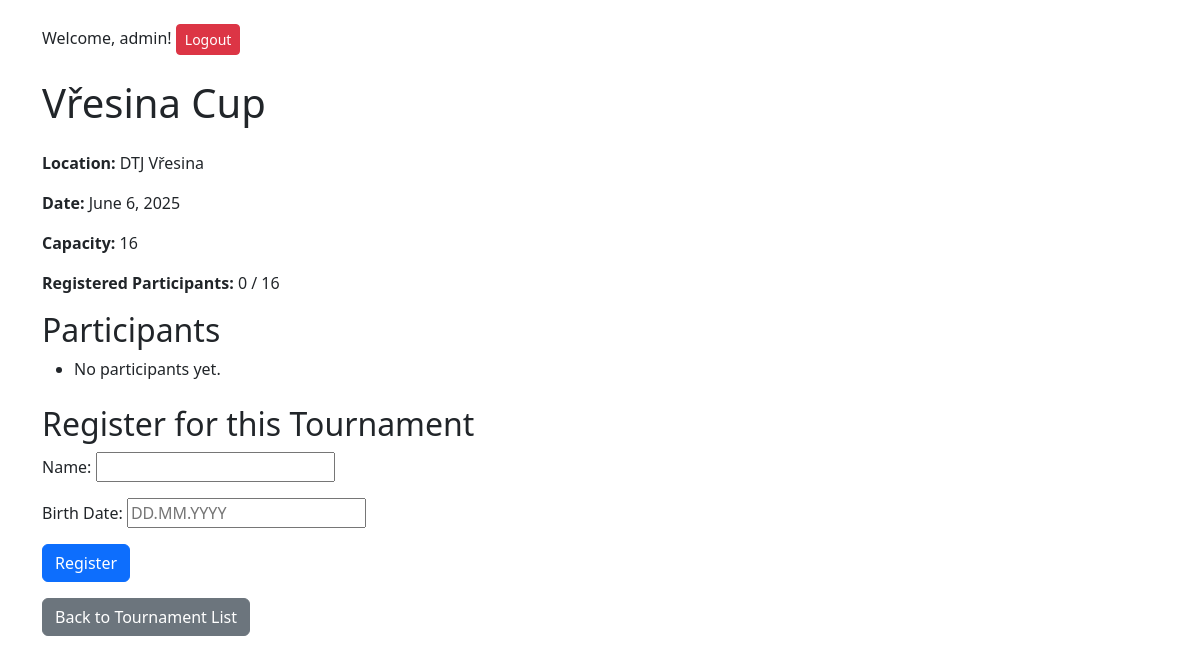
The app's page /locations/tournaments/2/ (signed in), older data.
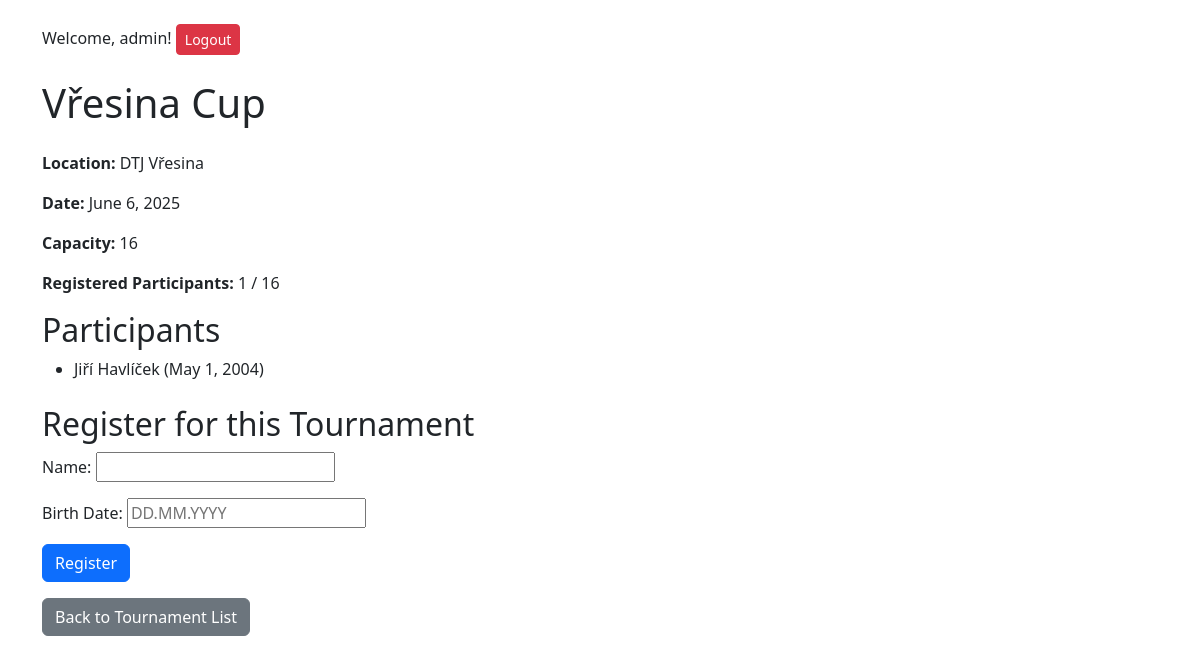
The same page, newer data.
### rezervace/models.py (models this page shows, shortened)
class Tournament(models.Model):
    location = models.ForeignKey(
        Location,
        on_delete=models.CASCADE,
        related_name="tournaments",
        verbose_name="Location"
    )
    name = models.CharField(max_length=100, verbose_name="Tournament Name")
    date = models.DateField(verbose_name="Date")
    capacity = models.PositiveIntegerField(verbose_name="Capacity")

class Location(models.Model):
    name = models.CharField(max_length=100, verbose_name="Name")
    address = models.CharField(max_length=255, verbose_name="Address")
    city = models.CharField(max_length=100, verbose_name="City")
    clay_courts = models.IntegerField(default=0, verbose_name="Clay Courts")
    grass_courts = models.IntegerField(default=0, verbose_name="Grass Courts")
    hard_courts = models.IntegerField(default=0, verbose_name="Hard Courts")

class TournamentParticipant(models.Model):
    tournament = models.ForeignKey(
        Tournament,
        on_delete=models.CASCADE,
        related_name="participants",
        verbose_name="Tournament"
    )
    name = models.CharField(max_length=100, verbose_name="Name")
    birth_date = models.DateField(verbose_name="Date of Birth")

### rezervace/views.py (the view)
# urls.py: path('tournaments/<int:pk>/', views.tournament_detail, name='tournament_detail'),
@login_required
def tournament_detail(request, pk):
    tournament = get_object_or_404(Tournament, pk=pk)
    if request.method == 'POST':
        form = TournamentRegistrationForm(request.POST, tournament=tournament)
        if form.is_valid():
            participant = form.save(commit=False)
            participant.tournament = tournament
            participant.save()
            return redirect('tournament_detail', pk=tournament.pk)
    else:
        form = TournamentRegistrationForm(tournament=tournament)
    return render(request, 'rezervace/tournament_detail.html', {
        'tournament': tournament,
        'form': form,
    })

### rezervace/forms.py (shortened to what this page needs)
class TournamentRegistrationForm(forms.ModelForm):
    birth_date = forms.DateField(
        widget=DateInput(attrs={'type': 'text', 'placeholder': 'DD.MM.YYYY'}),
        input_formats=['%d.%m.%Y'],  # Accepts dates in the format DD.MM.YYYY
        label="Birth Date"
    )
    def __init__(self, *args, **kwargs):
        self.tournament = kwargs.pop('tournament', None)  # Pass the tournament instance
        super().__init__(*args, **kwargs)
    class Meta:
        model = TournamentParticipant
        fields = ['name', 'birth_date']

### rezervace/templates/rezervace/tournament_detail.html (shortened to what this page needs)
{% extends 'rezervace/base.html' %}
{% block content %}
<h1 class="mb-4">{{ tournament.name }}</h1>
<p><strong>Location:</strong> {{ tournament.location.name }}</p>
<p><strong>Date:</strong> {{ tournament.date }}</p>
<p><strong>Capacity:</strong> {{ tournament.capacity }}</p>
<p><strong>Registered Participants:</strong> {{ tournament.participants.count }} / {{ tournament.capacity }}</p>
<h2>Participants</h2>
<ul>
    {% for participant in tournament.participants.all %}
    <li>{{ participant.name }} ({{ participant.birth_date }})</li>
    {% empty %}
    <li>No participants yet.</li>
    {% endfor %}
</ul>
<h2 class="mt-4">Register for this Tournament</h2>
<form method="post">
    {{ form.as_p }}
    <button type="submit" class="btn btn-primary">Register</button>
</form>
<a href="{% url 'tournament_list' %}" class="btn btn-secondary mt-3">Back to Tournament List</a>
{% endblock %}

Row changes from the older to the newer data that the page shows:
computed for Tournament "Vřesina Cup": participants.count "0" → "1"
added TournamentParticipant: name "Jiří Havlíček", birth_date "May 1, 2004"
Text that changed along with them:
text no longer shown: "No participants yet."
